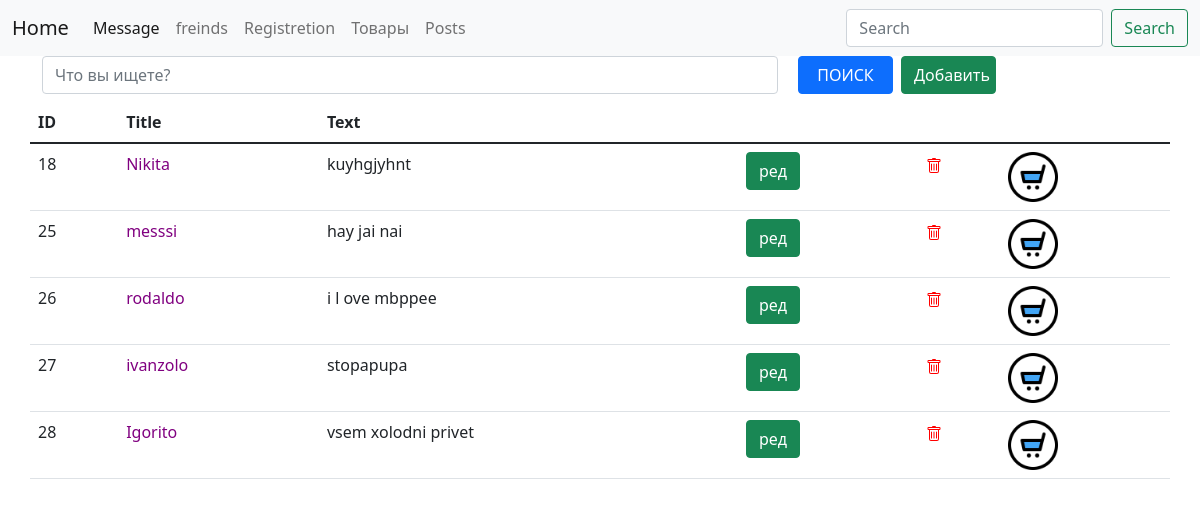
/posts/, run on the app's committed database.
### posts/models.py (models this page shows, shortened)
class Post(models.Model):
	title = models.CharField(max_length = 30, verbose_name='Заголовок')
	text = models.TextField(verbose_name='Статья')
	cover = models.ImageField(upload_to='post_covers/', null=True, blank=True, default='post_covers/default.png')

### posts/views.py (the view)
# urls.py: path('posts/', views.posts_list, name = 'posts_list'),
def posts_list(request):
	search = request.GET.get('q', '')
	if search:
		posts = Post.objects.filter(text__contains=search)
	else:
		posts = Post.objects.all()
	context = {
		'posts': posts,
		'search_word': search
	}
	return render (request, "posts/posts_list.html", context)

### posts/templates/posts/posts_list.html (shortened to what this page needs)
{% extends "posts/base.html" %}
{% load static %}
{% block content %}
<div class="container">
   <form action = "{%  url 'posts_list' %}">
      <div class="row mt-05 gap-2">
         <table class="table">
            <div class="col-8">
               <input type="text"  class="form-control" placeholder="Что вы ищете?" name="q" value="{{search_word}}">
            </div>
            <button class="btn btn-primary col-1">ПОИСК</button>
   </form>
   <a class=" btn btn-success col-1" href="{% url 'post_create' %}"> Добавить</a>
      <thead>
         <tr>
         <th scope="col">ID</th>
         <th scope="col">Title</th>
         <th scope="col">Text</th>
         <td></td>
         <td></td>
         <td></td>
         </tr>
      </thead>
      <tbody>
         {% for p in posts  %}
            <tr>
               <td>{{p.id}}</td>
               <td>
                  <a href="{% url 'post_detail' p.id%}" class="post-link">{{ p.title}} </a>
               </td>
               <td>{{p.text}}</td>
               <td>
                  <a href="{% url 'post_update' p.id%}" class="btn btn-success">ред</a>
               </td>
               <td>
                  <a href="{% url 'post_delete' p.id%}" class="delete-link">
                  </a>
               </td>
               <td>
                  {% if p.cover%}
                  <img src="{{p.cover.url}}" alt="">
                  {% else %}
                  <img src="{% static 'posts/images/default.png' %}"width = "50" height="50" >
                  {% endif %}
               </td>
            </tr>
         {% endfor %}
      </tbody>
      </div>
{% endblock%}

### posts/static/posts/css/custom.css (style rules this page uses)
.post-link, .post-link:hover, .post-link:active { color: purple; text-decoration: none; }
.delete-link svg { fill: red; }

### data on the page
Post: id "18", title "Nikita", text "kuyhgjyhnt"
Post: id "25", title "messsi", text "hay jai nai"
Post: id "26", title "rodaldo", text "i l ove mbppee"
Post: id "27", title "ivanzolo", text "stopapupa"
Post: id "28", title "Igorito", text "vsem xolodni privet"
